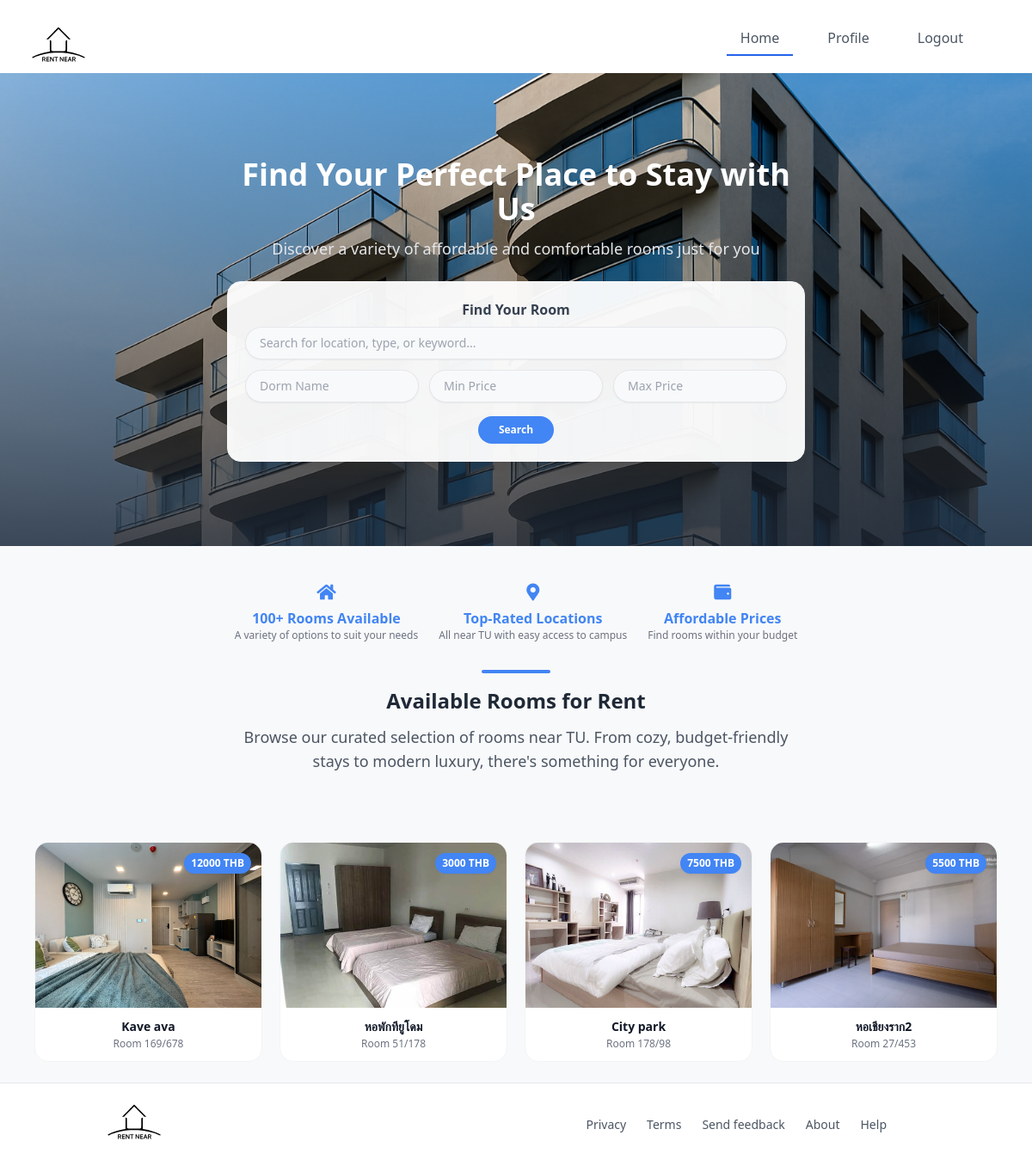
The page / (signed in) on the database its author committed.
### myapp/models.py (models this page shows, shortened)
class Room(models.Model):
    landlord = models.ForeignKey(Landlord, on_delete=models.CASCADE, related_name='rooms', null=True, blank=True)
    dorm_name = models.CharField(max_length=255)
    room_name = models.CharField(max_length=255, default='')
    image = models.ImageField(upload_to='room_images/', blank=True, null=True)
    price = models.DecimalField(max_digits=10, decimal_places=2)
    location = models.CharField(max_length=255)
    lease_duration_months = models.PositiveIntegerField(default=1, verbose_name="Lease Duration (Months)")
    table_count = models.PositiveIntegerField(default=0, verbose_name="table_count")
    bed_count = models.PositiveIntegerField(default=0, verbose_name="bed_count")
    chair_count = models.PositiveIntegerField(default=0, verbose_name="chair_count")
    aircon_count = models.PositiveIntegerField(default=0, verbose_name="aircon_count")
    sofa_count = models.PositiveIntegerField(default=0, verbose_name="sofa_count")
    wardrobe_count = models.PositiveIntegerField(default=0, verbose_name="wardrobe_count")
    desk_count = models.PositiveIntegerField(default=0, verbose_name="desk_count")
    tv_count = models.PositiveIntegerField(default=0, verbose_name="tv_count")
    refrigerator_count = models.PositiveIntegerField(default=0, verbose_name="refrigerator_count")
    water_heater_count = models.PositiveIntegerField(default=0, verbose_name="water_heater_count")
    size = models.FloatField()
    description = models.TextField(blank=True, null=True)
    available = models.BooleanField(default=True)
    created_at = models.DateTimeField(auto_now_add=True)

### myapp/views.py (the view)
# urls.py: path('', views.home, name='home'),
def home(request):
    max_price = request.GET.get('max_price')
    min_price = request.GET.get('min_price')
    dorm_name = request.GET.get('dorm_name')
    description = request.GET.get('description')
    queryset = Room.objects.filter(available=True)
    if max_price:
        try:
            max_price = float(max_price)
            queryset = queryset.filter(price__lte=max_price)
        except ValueError:
            pass
    if min_price:
        try:
            min_price = float(min_price)
            queryset = queryset.filter(price__gte=min_price)
        except ValueError:
            pass
    if dorm_name:
        queryset = queryset.filter(dorm_name__icontains=dorm_name)
    if description:
        queryset = queryset.filter(description__icontains=description)
    rooms_per_page = 10
    page = request.GET.get('page', '1')
    paginator = Paginator(queryset, rooms_per_page)
    try:
        rooms = paginator.page(page)
    except:
        rooms = paginator.page(1)
    return render(request, 'home.html', {'rooms': rooms})

### myapp/templates/home.html (shortened to what this page needs)
{% extends 'base.html' %}
{% load static %}
{% block content %}
<section class="relative w-full h-[550px] bg-cover bg-center"
         style="background-image: url('{% static 'image/dorm.png' %}');">
    <div class="relative z-10 flex flex-col justify-center items-center text-white text-center h-full px-4 pt-12 sm:pt-0">
        <div class="max-w-2xl mb-6" data-aos="fade-up" data-aos-duration="600">
            <h1 class="text-xl sm:text-2xl md:text-4xl font-bold mb-3 text-white"
                style="font-family: ui-sans-serif, system-ui, sans-serif, 'Apple Color Emoji', 'Segoe UI Emoji', 'Segoe UI Symbol', 'Noto Color Emoji';">
                Find Your Perfect Place to Stay with Us
            </h1>
            <p class="text-sm sm:text-base md:text-lg text-gray-200"
               style="font-family: ui-sans-serif, system-ui, sans-serif, 'Apple Color Emoji', 'Segoe UI Emoji', 'Segoe UI Symbol', 'Noto Color Emoji';">
                Discover a variety of affordable and comfortable rooms just for you
            </p>
        </div>
        <form action="{% url 'home' %}#room-list" method="get"
              class="w-full max-w-2xl mx-auto bg-white/95 rounded-2xl p-5 shadow-lg border border-gray-100" data-aos="fade-up" data-aos-delay="200">
            <div class="space-y-2">
                <p class="text-base font-semibold text-gray-700"
                   style="font-family: ui-sans-serif, system-ui, sans-serif, 'Apple Color Emoji', 'Segoe UI Emoji', 'Segoe UI Symbol', 'Noto Color Emoji';">
                    Find Your Room
                </p>
                <input type="text" name="description" placeholder="Search for location, type, or keyword..."
                       class="w-full px-4 py-2 rounded-full border border-gray-200 bg-[#f8f9fa] text-gray-900 focus:outline-none focus:ring-2 focus:ring-[#4285f4] transition duration-300 shadow-sm text-sm"
                       value="{{ request.GET.description }}">
            </div>
            <div class="grid grid-cols-1 sm:grid-cols-3 gap-3 mt-3">
                <input type="text" id="dorm_name" name="dorm_name" placeholder="Dorm Name"
                       class="px-4 py-2 rounded-full border border-gray-200 bg-[#f8f9fa] text-gray-900 focus:outline-none focus:ring-2 focus:ring-[#4285f4] transition shadow-sm text-sm"
                       value="{{ request.GET.dorm_name }}">
                <input type="number" id="min_price" name="min_price" placeholder="Min Price" min="0"
                       class="px-4 py-2 rounded-full border border-gray-200 bg-[#f8f9fa] text-gray-900 focus:outline-none focus:ring-2 focus:ring-[#4285f4] transition shadow-sm text-sm"
                       value="{{ request.GET.min_price }}">
                <input type="number" id="max_price" name="max_price" placeholder="Max Price"
                       class="px-4 py-2 rounded-full border border-gray-200 bg-[#f8f9fa] text-gray-900 focus:outline-none focus:ring-2 focus:ring-[#4285f4] transition shadow-sm text-sm"
                       value="{{ request.GET.max_price }}">
            </div>
            <div class="text-center mt-4">
                <button type="submit"
                        class="inline-block px-6 py-2 text-white bg-[#4285f4] hover:bg-blue-600 rounded-3xl font-semibold text-xs transition duration-300 flex items-center justify-center mx-auto"
                        style="font-family: ui-sans-serif, system-ui, sans-serif, 'Apple Color Emoji', 'Segoe UI Emoji', 'Segoe UI Symbol', 'Noto Color Emoji';">
                    Search
                </button>
            </div>
        </form>
    </div>
</section>
<section id="room-list" class="container mx-auto px-4 py-10 text-center bg-[#f8f9fa]">
    <div class="max-w-2xl mx-auto">
        <div class="flex justify-center space-x-6 mb-8">
            <div class="text-center">
                <i class="fas fa-home text-xl text-[#4285f4] mb-1"></i>
                <h4 class="font-semibold text-base text-[#4285f4]"
                    style="font-family: ui-sans-serif, system-ui, sans-serif, 'Apple Color Emoji', 'Segoe UI Emoji', 'Segoe UI Symbol', 'Noto Color Emoji';">
                    100+ Rooms Available
                </h4>
                <p class="text-xs text-gray-500"
                   style="font-family: ui-sans-serif, system-ui, sans-serif, 'Apple Color Emoji', 'Segoe UI Emoji', 'Segoe UI Symbol', 'Noto Color Emoji';">
                    A variety of options to suit your needs
                </p>
            </div>
            <div class="text-center">
                <i class="fas fa-map-marker-alt text-xl text-[#4285f4] mb-1"></i>
                <h4 class="font-semibold text-base text-[#4285f4]"
                    style="font-family: ui-sans-serif, system-ui, sans-serif, 'Apple Color Emoji', 'Segoe UI Emoji', 'Segoe UI Symbol', 'Noto Color Emoji';">
                    Top-Rated Locations
                </h4>
                <p class="text-xs text-gray-500"
                   style="font-family: ui-sans-serif, system-ui, sans-serif, 'Apple Color Emoji', 'Segoe UI Emoji', 'Segoe UI Symbol', 'Noto Color Emoji';">
                    All near TU with easy access to campus
                </p>
            </div>
            <div class="text-center">
                <i class="fas fa-wallet text-xl text-[#4285f4] mb-1"></i>
                <h4 class="font-semibold text-base text-[#4285f4]"
                    style="font-family: ui-sans-serif, system-ui, sans-serif, 'Apple Color Emoji', 'Segoe UI Emoji', 'Segoe UI Symbol', 'Noto Color Emoji';">
                    Affordable Prices
                </h4>
                <p class="text-xs text-gray-500"
                   style="font-family: ui-sans-serif, system-ui, sans-serif, 'Apple Color Emoji', 'Segoe UI Emoji', 'Segoe UI Symbol', 'Noto Color Emoji';">
                    Find rooms within your budget
                </p>
            </div>
        </div>
        <div class="h-1 w-20 mx-auto bg-[#4285f4] rounded-full mb-4"></div>
        <h2 class="text-xl sm:text-2xl font-bold text-gray-800 mb-3"
            style="font-family: ui-sans-serif, system-ui, sans-serif, 'Apple Color Emoji', 'Segoe UI Emoji', 'Segoe UI Symbol', 'Noto Color Emoji';">
            Available Rooms for Rent
        </h2>
        <p class="text-sm sm:text-base md:text-lg text-gray-600 mb-4"
           style="font-family: ui-sans-serif, system-ui, sans-serif, 'Apple Color Emoji', 'Segoe UI Emoji', 'Segoe UI Symbol', 'Noto Color Emoji';">
            Browse our curated selection of rooms near TU. From cozy, budget-friendly stays to modern luxury, there's something for everyone.
        </p>
    </div>
</section>
<section class="container mx-auto px-4 py-6 w-full max-w-6xl bg-[#f8f9fa]">
    <div class="grid grid-cols-1 sm:grid-cols-2 md:grid-cols-3 lg:grid-cols-4 gap-5">
        {% for room in rooms %}
        <a href="{% url 'room_detail' pk=room.pk %}"
           class="relative block bg-white/95 rounded-2xl overflow-hidden transition-all duration-300 hover:shadow-lg border border-gray-100"
           data-aos="fade-up" data-aos-duration="600">
            <div class="relative h-44 sm:h-48 overflow-hidden">
                {% if room.image %}
                <img src="{{ room.image.url }}" alt="Room Image"
                     class="w-full h-full object-cover transition-transform duration-500 hover:scale-105">
                {% else %}
                <div class="w-full h-full bg-gradient-to-br from-gray-200 to-gray-300 flex items-center justify-center text-gray-500 text-xs font-medium">
                    No Image Available
                </div>
                {% endif %}
            </div>
            <div class="p-3 text-center">
                <h3 class="text-sm font-semibold text-gray-900 truncate"
                    style="font-family: ui-sans-serif, system-ui, sans-serif, 'Apple Color Emoji', 'Segoe UI Emoji', 'Segoe UI Symbol', 'Noto Color Emoji';">
                    {{ room.dorm_name }}
                </h3>
                <p class="text-xs text-gray-500 mt-0.5"
                   style="font-family: ui-sans-serif, system-ui, sans-serif, 'Apple Color Emoji', 'Segoe UI Emoji', 'Segoe UI Symbol', 'Noto Color Emoji';">
                    Room {{ room.room_name }}
                </p>
                <div class="absolute top-3 right-3 bg-[#4285f4] text-white text-xs font-semibold px-2 py-1 rounded-full shadow-sm">
                    {{ room.price|floatformat:0 }} THB
                </div>
            </div>
        </a>
        {% endfor %}
    </div>
</section>
{% endblock content %}

### myapp/templates/base.html (style rules this page uses)
html { scroll-behavior: smooth; }

### rows shown on the page
Room: image (picture), dorm_name "Kave ava", room_name "169/678", price "12000"
Room: image (picture), dorm_name "หอพักทียูโดม", room_name "51/178", price "3000"
Room: image (picture), dorm_name "City park", room_name "178/98", price "7500"
Room: image (picture), dorm_name "หอเชียงราก2", room_name "27/453", price "5500"
